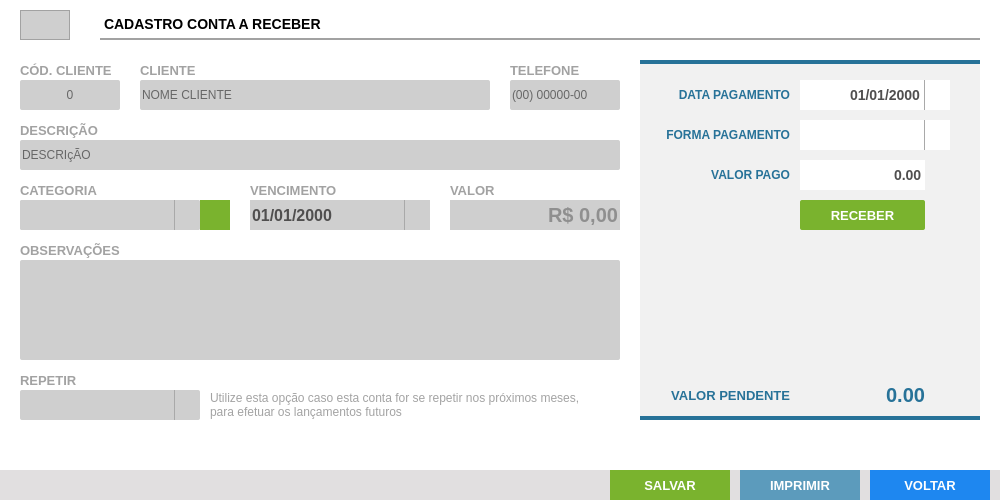
<?xml version="1.0" encoding="UTF-8"?>
<ui version="4.0">
 <class>ct_FormReceber</class>
 <widget class="QFrame" name="ct_FormReceber">
  <property name="geometry">
   <rect>
    <x>0</x>
    <y>0</y>
    <width>1000</width>
    <height>500</height>
   </rect>
  </property>
  <property name="windowTitle">
   <string>Frame</string>
  </property>
  <widget class="QFrame" name="fr_FormReceber">
   <property name="geometry">
    <rect>
     <x>0</x>
     <y>0</y>
     <width>1000</width>
     <height>500</height>
    </rect>
   </property>
   <property name="styleSheet">
    <string notr="true">background: #FFF;
border: none</string>
   </property>
   <property name="frameShape">
    <enum>QFrame::StyledPanel</enum>
   </property>
   <property name="frameShadow">
    <enum>QFrame::Raised</enum>
   </property>
   <widget class="QLabel" name="lb_FormProdutos">
    <property name="geometry">
     <rect>
      <x>100</x>
      <y>10</y>
      <width>880</width>
      <height>30</height>
     </rect>
    </property>
    <property name="styleSheet">
     <string notr="true">QLabel{
font-size: 14px;
font-family: &quot;Arial&quot;;
font-weight: bold;

border-bottom: 2px solid #A2A2A2
}</string>
    </property>
    <property name="text">
     <string>CADASTRO CONTA A RECEBER</string>
    </property>
   </widget>
   <widget class="QLineEdit" name="tx_Cod">
    <property name="enabled">
     <bool>false</bool>
    </property>
    <property name="geometry">
     <rect>
      <x>20</x>
      <y>10</y>
      <width>50</width>
      <height>30</height>
     </rect>
    </property>
    <property name="styleSheet">
     <string notr="true">QLineEdit{
background: #CFCFCF;
border: 1px solid #A2A2A2;
color: #000;
font-size: 14px;
font-family: &quot;Arial&quot;;
font-weight: bold;

}</string>
    </property>
    <property name="text">
     <string/>
    </property>
    <property name="alignment">
     <set>Qt::AlignCenter</set>
    </property>
   </widget>
   <widget class="QLabel" name="lb_FormCompra_5">
    <property name="geometry">
     <rect>
      <x>510</x>
      <y>60</y>
      <width>110</width>
      <height>20</height>
     </rect>
    </property>
    <property name="styleSheet">
     <string notr="true">QLabel{
font-size: 13px;
font-family: &quot;Arial&quot;;
font-weight: bold;
color: #A2A2A2;
}</string>
    </property>
    <property name="text">
     <string>TELEFONE</string>
    </property>
   </widget>
   <widget class="QLineEdit" name="tx_Id">
    <property name="geometry">
     <rect>
      <x>20</x>
      <y>80</y>
      <width>100</width>
      <height>30</height>
     </rect>
    </property>
    <property name="focusPolicy">
     <enum>Qt::WheelFocus</enum>
    </property>
    <property name="styleSheet">
     <string notr="true">QLineEdit{
background: #CFCFCF;
border-radius: 2px;
color: #000;
font: 13px &quot;Arial&quot; ;
text-transform: uppercase;
}
QLineEdit:Focus {
border: 1px solid red;
}</string>
    </property>
    <property name="alignment">
     <set>Qt::AlignCenter</set>
    </property>
    <property name="placeholderText">
     <string>0</string>
    </property>
   </widget>
   <widget class="QLabel" name="lb_FormCompra_2">
    <property name="geometry">
     <rect>
      <x>140</x>
      <y>60</y>
      <width>120</width>
      <height>20</height>
     </rect>
    </property>
    <property name="styleSheet">
     <string notr="true">QLabel{
font-size: 13px;
font-family: &quot;Arial&quot;;
font-weight: bold;
color: #A2A2A2;
}</string>
    </property>
    <property name="text">
     <string>CLIENTE</string>
    </property>
   </widget>
   <widget class="QLineEdit" name="tx_NomeFantasia">
    <property name="geometry">
     <rect>
      <x>140</x>
      <y>80</y>
      <width>350</width>
      <height>30</height>
     </rect>
    </property>
    <property name="focusPolicy">
     <enum>Qt::WheelFocus</enum>
    </property>
    <property name="styleSheet">
     <string notr="true">QLineEdit{
background: #CFCFCF;
border-radius: 2px;
color: #000;
font: 13px &quot;Arial&quot; ;
text-transform: uppercase;
}
QLineEdit:Focus {
border: 1px solid red;
}</string>
    </property>
    <property name="placeholderText">
     <string>NOME CLIENTE</string>
    </property>
   </widget>
   <widget class="QLabel" name="lb_FormCompra_3">
    <property name="geometry">
     <rect>
      <x>20</x>
      <y>60</y>
      <width>100</width>
      <height>20</height>
     </rect>
    </property>
    <property name="styleSheet">
     <string notr="true">QLabel{
font-size: 13px;
font-family: &quot;Arial&quot;;
font-weight: bold;
color: #A2A2A2;
}</string>
    </property>
    <property name="text">
     <string>CÓD. CLIENTE</string>
    </property>
   </widget>
   <widget class="QLineEdit" name="tx_Telefone">
    <property name="geometry">
     <rect>
      <x>510</x>
      <y>80</y>
      <width>110</width>
      <height>30</height>
     </rect>
    </property>
    <property name="focusPolicy">
     <enum>Qt::WheelFocus</enum>
    </property>
    <property name="styleSheet">
     <string notr="true">QLineEdit{
background: #CFCFCF;
border-radius: 2px;
color: #000;
font: 13px &quot;Arial&quot; ;
text-transform: uppercase;
}
QLineEdit:Focus {
border: 1px solid red;
}</string>
    </property>
    <property name="readOnly">
     <bool>true</bool>
    </property>
    <property name="placeholderText">
     <string>(00) 00000-00</string>
    </property>
   </widget>
   <widget class="QLineEdit" name="tx_descricao">
    <property name="geometry">
     <rect>
      <x>20</x>
      <y>140</y>
      <width>600</width>
      <height>30</height>
     </rect>
    </property>
    <property name="mouseTracking">
     <bool>true</bool>
    </property>
    <property name="focusPolicy">
     <enum>Qt::WheelFocus</enum>
    </property>
    <property name="styleSheet">
     <string notr="true">QLineEdit{
background: #CFCFCF;
border-radius: 2px;
color: #000;
font: 13px &quot;Arial&quot; ;
text-transform: uppercase;
}
QLineEdit:Focus {
border: 1px solid red;
}</string>
    </property>
    <property name="text">
     <string/>
    </property>
    <property name="frame">
     <bool>false</bool>
    </property>
    <property name="cursorPosition">
     <number>0</number>
    </property>
    <property name="alignment">
     <set>Qt::AlignLeading|Qt::AlignLeft|Qt::AlignVCenter</set>
    </property>
    <property name="readOnly">
     <bool>false</bool>
    </property>
    <property name="placeholderText">
     <string>DESCRIçÃO </string>
    </property>
   </widget>
   <widget class="QLabel" name="lb_FormCompra_4">
    <property name="geometry">
     <rect>
      <x>20</x>
      <y>120</y>
      <width>120</width>
      <height>20</height>
     </rect>
    </property>
    <property name="styleSheet">
     <string notr="true">QLabel{
font-size: 13px;
font-family: &quot;Arial&quot;;
font-weight: bold;
color: #A2A2A2;
}</string>
    </property>
    <property name="text">
     <string>DESCRIÇÃO</string>
    </property>
   </widget>
   <widget class="QLabel" name="lb_FormCompra_6">
    <property name="geometry">
     <rect>
      <x>20</x>
      <y>180</y>
      <width>120</width>
      <height>20</height>
     </rect>
    </property>
    <property name="styleSheet">
     <string notr="true">QLabel{
font-size: 13px;
font-family: &quot;Arial&quot;;
font-weight: bold;
color: #A2A2A2;
}</string>
    </property>
    <property name="text">
     <string>CATEGORIA</string>
    </property>
   </widget>
   <widget class="QComboBox" name="cb_categoria">
    <property name="geometry">
     <rect>
      <x>20</x>
      <y>200</y>
      <width>180</width>
      <height>30</height>
     </rect>
    </property>
    <property name="styleSheet">
     <string notr="true">QComboBox{
background: #CFCFCF;
border-radius: 2px;
color: #000;
font: 13px &quot;Arial&quot; ;
text-transform: uppercase;
}
QComboBox:Focus {
border: 1px solid red;
}
 QComboBox::drop-down {
     subcontrol-origin: padding;
     subcontrol-position: top right;
     width: 25px;
     border-left-width: 1px;
     border-left-color: darkgray;
     border-left-style: solid; /* just a single line */
     border-top-right-radius: 3px; /* same radius as the QComboBox */
     border-bottom-right-radius: 3px;
 }
QComboBox::down-arrow {
     image: url(Images/down.png);
 }
</string>
    </property>
   </widget>
   <widget class="QPushButton" name="bt_AddCategoriaProduto">
    <property name="geometry">
     <rect>
      <x>200</x>
      <y>200</y>
      <width>30</width>
      <height>30</height>
     </rect>
    </property>
    <property name="font">
     <font>
      <family>Arial</family>
      <pointsize>16</pointsize>
      <weight>75</weight>
      <bold>true</bold>
     </font>
    </property>
    <property name="styleSheet">
     <string notr="true">QPushButton{
background: #7AB32E;
color: #FFF
}
QPushButton:hover{
background-color: #40a286
}</string>
    </property>
    <property name="text">
     <string/>
    </property>
   </widget>
   <widget class="QPushButton" name="bt_CancelAddCatergoria">
    <property name="geometry">
     <rect>
      <x>200</x>
      <y>200</y>
      <width>30</width>
      <height>30</height>
     </rect>
    </property>
    <property name="font">
     <font>
      <family>Arial</family>
      <pointsize>16</pointsize>
      <weight>75</weight>
      <bold>true</bold>
     </font>
    </property>
    <property name="toolTip">
     <string>&lt;html&gt;&lt;head/&gt;&lt;body&gt;&lt;p&gt;Cancelar&lt;/p&gt;&lt;/body&gt;&lt;/html&gt;</string>
    </property>
    <property name="styleSheet">
     <string notr="true">QPushButton{
background: #7AB32E;
color: #FFF
}
QPushButton:hover{
background-color: #40a286
}</string>
    </property>
    <property name="text">
     <string/>
    </property>
   </widget>
   <widget class="QDateEdit" name="dt_Vencimento">
    <property name="geometry">
     <rect>
      <x>250</x>
      <y>200</y>
      <width>180</width>
      <height>30</height>
     </rect>
    </property>
    <property name="styleSheet">
     <string notr="true">QDateEdit {
background: #CFCFCF;
border: none;
font-family: &quot;Arial&quot;;
font-size: 16px;
font-weight: bold;
color: rgb(80,79,79)
}
 QDateEdit::drop-down {
     subcontrol-origin: padding;
     subcontrol-position: top right;
     width: 25px;
     border-left-width: 1px;
     border-left-color: darkgray;
     border-left-style: solid; /* just a single line */
     border-top-right-radius: 3px; /* same radius as the QComboBox */
     border-bottom-right-radius: 3px;
 }
QDateEdit::down-arrow {
     image: url(Images/down.png);
 }

QCalendarWidget QAbstractItemView:enabled 
  {
border: none;
  	font-size:13px;  
  	color: #000;  
  	background-color: #F1F1F1;  
  	selection-background-color: rgb(64, 64, 64); 
  	selection-color: rgb(0, 255, 0); 
  }
QCalendarWidget QToolButton {
	border: none;
  	color: #000
  }

 QCalendarWidget QMenu {
  	width: 150px;
  	left: 20px;
  	color: white;
  	font-size: 18px;
  	background-color: rgb(100, 100, 100);
  }
QCalendarWidget QWidget#qt_calendar_navigationbar
{ 
border: none;
}</string>
    </property>
    <property name="displayFormat">
     <string>dd/MM/yyyy</string>
    </property>
    <property name="calendarPopup">
     <bool>true</bool>
    </property>
   </widget>
   <widget class="QLabel" name="lb_FormCompra_7">
    <property name="geometry">
     <rect>
      <x>250</x>
      <y>180</y>
      <width>150</width>
      <height>20</height>
     </rect>
    </property>
    <property name="styleSheet">
     <string notr="true">QLabel{
font-size: 13px;
font-family: &quot;Arial&quot;;
font-weight: bold;
color: #A2A2A2;
}</string>
    </property>
    <property name="text">
     <string>VENCIMENTO</string>
    </property>
   </widget>
   <widget class="QTextEdit" name="tx_Obs">
    <property name="geometry">
     <rect>
      <x>20</x>
      <y>260</y>
      <width>600</width>
      <height>100</height>
     </rect>
    </property>
    <property name="styleSheet">
     <string notr="true">QTextEdit{
background: #CFCFCF;
border-radius: 2px;
color: #000;
font: 13px &quot;Arial&quot; ;
text-transform: uppercase;
}
QTextEdit:Focus {
border: 1px solid red;
}</string>
    </property>
   </widget>
   <widget class="QLabel" name="lb_FormCompra_8">
    <property name="geometry">
     <rect>
      <x>20</x>
      <y>240</y>
      <width>120</width>
      <height>20</height>
     </rect>
    </property>
    <property name="styleSheet">
     <string notr="true">QLabel{
font-size: 13px;
font-family: &quot;Arial&quot;;
font-weight: bold;
color: #A2A2A2;
}</string>
    </property>
    <property name="text">
     <string>OBSERVAÇÕES</string>
    </property>
   </widget>
   <widget class="QFrame" name="fr_financeiroCompra">
    <property name="geometry">
     <rect>
      <x>640</x>
      <y>60</y>
      <width>340</width>
      <height>360</height>
     </rect>
    </property>
    <property name="styleSheet">
     <string notr="true">background: #F1F1F1;
border-top: 4px solid #277298;
border-bottom: 4px solid #277298;</string>
    </property>
    <property name="frameShape">
     <enum>QFrame::StyledPanel</enum>
    </property>
    <property name="frameShadow">
     <enum>QFrame::Raised</enum>
    </property>
    <widget class="QLabel" name="lb_FormVenda_14">
     <property name="geometry">
      <rect>
       <x>20</x>
       <y>20</y>
       <width>130</width>
       <height>30</height>
      </rect>
     </property>
     <property name="styleSheet">
      <string notr="true">QLabel{
font-size: 12px;
font-family: &quot;Arial&quot;;
font-weight: bold;
color: #277298;
border: none
}</string>
     </property>
     <property name="text">
      <string>DATA PAGAMENTO</string>
     </property>
     <property name="alignment">
      <set>Qt::AlignRight|Qt::AlignTrailing|Qt::AlignVCenter</set>
     </property>
    </widget>
    <widget class="QDateEdit" name="dt_dataPagamento">
     <property name="geometry">
      <rect>
       <x>160</x>
       <y>20</y>
       <width>150</width>
       <height>30</height>
      </rect>
     </property>
     <property name="styleSheet">
      <string notr="true">QDateEdit {
background: #FFF;
border: none;
font-family: &quot;Arial&quot;;
font-size: 14px;
font-weight: bold;
color: rgb(80,79,79)
}
 QDateEdit::drop-down {
     subcontrol-origin: padding;
     subcontrol-position: top right;
     width: 25px;
     border-left-width: 1px;
     border-left-color: darkgray;
     border-left-style: solid; /* just a single line */
     border-top-right-radius: 3px; /* same radius as the QComboBox */
     border-bottom-right-radius: 3px;
 }
QDateEdit::down-arrow {
     image: url(Images/down.png);
 }

QCalendarWidget QAbstractItemView:enabled 
  {
border: none;
  	font-size:13px;  
  	color: #000;  
  	background-color: #F1F1F1;  
  	selection-background-color: rgb(64, 64, 64); 
  	selection-color: rgb(0, 255, 0); 
  }
QCalendarWidget QToolButton {
	border: none;
  	color: #000
  }

 QCalendarWidget QMenu {
  	width: 150px;
  	left: 20px;
  	color: white;
  	font-size: 18px;
  	background-color: rgb(100, 100, 100);
  }
QCalendarWidget QWidget#qt_calendar_navigationbar
{ 
border: none;
}</string>
     </property>
     <property name="alignment">
      <set>Qt::AlignRight|Qt::AlignTrailing|Qt::AlignVCenter</set>
     </property>
     <property name="displayFormat">
      <string>dd/MM/yyyy</string>
     </property>
     <property name="calendarPopup">
      <bool>true</bool>
     </property>
    </widget>
    <widget class="QLabel" name="lb_FormVenda_22">
     <property name="geometry">
      <rect>
       <x>20</x>
       <y>320</y>
       <width>130</width>
       <height>30</height>
      </rect>
     </property>
     <property name="styleSheet">
      <string notr="true">QLabel{
font-size: 13px;
font-family: &quot;Arial&quot;;
font-weight: bold;
color: #277298;
border: none
}</string>
     </property>
     <property name="text">
      <string>VALOR PENDENTE</string>
     </property>
     <property name="alignment">
      <set>Qt::AlignRight|Qt::AlignTrailing|Qt::AlignVCenter</set>
     </property>
    </widget>
    <widget class="QLabel" name="lb_ValorPendente">
     <property name="geometry">
      <rect>
       <x>160</x>
       <y>320</y>
       <width>125</width>
       <height>30</height>
      </rect>
     </property>
     <property name="styleSheet">
      <string notr="true">QLabel{
font-size: 20px;
font-family: &quot;Arial&quot;;
font-weight: bold;
color: #277298;
border: none
}</string>
     </property>
     <property name="text">
      <string>0.00</string>
     </property>
     <property name="alignment">
      <set>Qt::AlignRight|Qt::AlignTrailing|Qt::AlignVCenter</set>
     </property>
    </widget>
    <widget class="QLineEdit" name="tx_valorPago">
     <property name="geometry">
      <rect>
       <x>160</x>
       <y>100</y>
       <width>125</width>
       <height>30</height>
      </rect>
     </property>
     <property name="focusPolicy">
      <enum>Qt::WheelFocus</enum>
     </property>
     <property name="styleSheet">
      <string notr="true">QLineEdit{
background: #FFF;
border: none;
font-family: &quot;Arial&quot;;
font-size: 14px;
font-weight: bold;
color: rgb(80,79,79)
}
QLineEdit:Focus {
border: 1px solid red;
}</string>
     </property>
     <property name="text">
      <string>0.00</string>
     </property>
     <property name="alignment">
      <set>Qt::AlignRight|Qt::AlignTrailing|Qt::AlignVCenter</set>
     </property>
     <property name="placeholderText">
      <string>R$ 0.00</string>
     </property>
    </widget>
    <widget class="QLabel" name="lb_FormVenda_27">
     <property name="geometry">
      <rect>
       <x>20</x>
       <y>60</y>
       <width>130</width>
       <height>30</height>
      </rect>
     </property>
     <property name="styleSheet">
      <string notr="true">QLabel{
font-size: 12px;
font-family: &quot;Arial&quot;;
font-weight: bold;
color: #277298;
border: none
}</string>
     </property>
     <property name="text">
      <string>FORMA PAGAMENTO</string>
     </property>
     <property name="alignment">
      <set>Qt::AlignRight|Qt::AlignTrailing|Qt::AlignVCenter</set>
     </property>
    </widget>
    <widget class="QComboBox" name="cb_formaPagamento">
     <property name="geometry">
      <rect>
       <x>160</x>
       <y>60</y>
       <width>150</width>
       <height>30</height>
      </rect>
     </property>
     <property name="styleSheet">
      <string notr="true">QComboBox{
background: #FFF;
border: none;
font-family: &quot;Arial&quot;;
font-size: 14px;
font-weight: bold;
color: rgb(80,79,79)

}
QCombobox:on {
color: #000;
font: 10px &quot;Arial&quot; ;
text-transform: uppercase;
font-weight: bold;
}
QComboBox:Focus {
border: 1px solid red;
}
 QComboBox::drop-down {
     subcontrol-origin: padding;
     subcontrol-position: top right;
     width: 25px;

     border-left-width: 1px;
     border-left-color: darkgray;
     border-left-style: solid; /* just a single line */
     border-top-right-radius: 3px; /* same radius as the QComboBox */
     border-bottom-right-radius: 3px;

 }
QComboBox::down-arrow {
     image: url(down.png);
 }
QComboBox QAbstractItemView {
    border: 1px solid darkgray;
    selection-background-color: #40a286;
color: #000;
font: 10px &quot;Arial&quot; ;
text-transform: uppercase;
font-weight: bold;
}
</string>
     </property>
    </widget>
    <widget class="QLabel" name="lb_FormVenda_28">
     <property name="geometry">
      <rect>
       <x>20</x>
       <y>100</y>
       <width>130</width>
       <height>30</height>
      </rect>
     </property>
     <property name="styleSheet">
      <string notr="true">QLabel{
font-size: 12px;
font-family: &quot;Arial&quot;;
font-weight: bold;
color: #277298;
border: none
}</string>
     </property>
     <property name="text">
      <string>VALOR PAGO</string>
     </property>
     <property name="alignment">
      <set>Qt::AlignRight|Qt::AlignTrailing|Qt::AlignVCenter</set>
     </property>
    </widget>
    <widget class="QPushButton" name="bt_receber">
     <property name="enabled">
      <bool>true</bool>
     </property>
     <property name="geometry">
      <rect>
       <x>160</x>
       <y>140</y>
       <width>125</width>
       <height>30</height>
      </rect>
     </property>
     <property name="font">
      <font>
       <family>Tahoma</family>
       <pointsize>10</pointsize>
       <weight>75</weight>
       <bold>true</bold>
      </font>
     </property>
     <property name="cursor">
      <cursorShape>PointingHandCursor</cursorShape>
     </property>
     <property name="focusPolicy">
      <enum>Qt::NoFocus</enum>
     </property>
     <property name="contextMenuPolicy">
      <enum>Qt::ActionsContextMenu</enum>
     </property>
     <property name="styleSheet">
      <string notr="true">QPushButton {
background-color: #7AB32E;
color: #FFF;
border: none;
border-radius: 2px
 }
QPushButton:hover{
background-color: #40a286
}</string>
     </property>
     <property name="text">
      <string>RECEBER</string>
     </property>
     <property name="iconSize">
      <size>
       <width>75</width>
       <height>35</height>
      </size>
     </property>
    </widget>
   </widget>
   <widget class="QLabel" name="lb_FormCompra_9">
    <property name="geometry">
     <rect>
      <x>450</x>
      <y>180</y>
      <width>100</width>
      <height>20</height>
     </rect>
    </property>
    <property name="styleSheet">
     <string notr="true">QLabel{
font-size: 13px;
font-family: &quot;Arial&quot;;
font-weight: bold;
color: #A2A2A2;
}</string>
    </property>
    <property name="text">
     <string>VALOR</string>
    </property>
   </widget>
   <widget class="QLineEdit" name="tx_valor">
    <property name="geometry">
     <rect>
      <x>450</x>
      <y>200</y>
      <width>170</width>
      <height>30</height>
     </rect>
    </property>
    <property name="focusPolicy">
     <enum>Qt::WheelFocus</enum>
    </property>
    <property name="styleSheet">
     <string notr="true">QLineEdit{
background: #CFCFCF;
border: none;
font-family: &quot;Arial&quot;;
font-size: 20px;
font-weight: bold;
color: rgb(80,79,79)
}
QLineEdit:Focus {
border: 1px solid red;
}</string>
    </property>
    <property name="alignment">
     <set>Qt::AlignRight|Qt::AlignTrailing|Qt::AlignVCenter</set>
    </property>
    <property name="placeholderText">
     <string>R$ 0,00</string>
    </property>
   </widget>
   <widget class="QComboBox" name="cb_repetir">
    <property name="geometry">
     <rect>
      <x>20</x>
      <y>390</y>
      <width>180</width>
      <height>30</height>
     </rect>
    </property>
    <property name="styleSheet">
     <string notr="true">QComboBox{
background: #CFCFCF;
border-radius: 2px;
color: #000;
font: 13px &quot;Arial&quot; ;
text-transform: uppercase;
}
QComboBox:Focus {
border: 1px solid red;
}
 QComboBox::drop-down {
     subcontrol-origin: padding;
     subcontrol-position: top right;
     width: 25px;
     border-left-width: 1px;
     border-left-color: darkgray;
     border-left-style: solid; /* just a single line */
     border-top-right-radius: 3px; /* same radius as the QComboBox */
     border-bottom-right-radius: 3px;
 }
QComboBox::down-arrow {
     image: url(Images/down.png);
 }
</string>
    </property>
   </widget>
   <widget class="QLabel" name="lb_Repetir">
    <property name="geometry">
     <rect>
      <x>20</x>
      <y>370</y>
      <width>110</width>
      <height>20</height>
     </rect>
    </property>
    <property name="styleSheet">
     <string notr="true">QLabel{
font-size: 13px;
font-family: &quot;Arial&quot;;
font-weight: bold;
color: #A2A2A2;
}</string>
    </property>
    <property name="text">
     <string>REPETIR</string>
    </property>
   </widget>
   <widget class="QFrame" name="fr_BotoesFormCompra">
    <property name="geometry">
     <rect>
      <x>0</x>
      <y>470</y>
      <width>1000</width>
      <height>30</height>
     </rect>
    </property>
    <property name="styleSheet">
     <string notr="true">background:#E1DFE0;
border: none;</string>
    </property>
    <widget class="QPushButton" name="bt_Voltar">
     <property name="geometry">
      <rect>
       <x>870</x>
       <y>0</y>
       <width>120</width>
       <height>30</height>
      </rect>
     </property>
     <property name="font">
      <font>
       <family>Tahoma</family>
       <pointsize>10</pointsize>
       <weight>75</weight>
       <bold>true</bold>
      </font>
     </property>
     <property name="cursor">
      <cursorShape>PointingHandCursor</cursorShape>
     </property>
     <property name="focusPolicy">
      <enum>Qt::NoFocus</enum>
     </property>
     <property name="contextMenuPolicy">
      <enum>Qt::ActionsContextMenu</enum>
     </property>
     <property name="styleSheet">
      <string notr="true">QPushButton {
background-color: #1E87F0;
color: #FFF
}
QPushButton:hover{
background-color: #40a286
}</string>
     </property>
     <property name="text">
      <string>VOLTAR</string>
     </property>
     <property name="iconSize">
      <size>
       <width>75</width>
       <height>35</height>
      </size>
     </property>
    </widget>
    <widget class="QPushButton" name="bt_Salvar">
     <property name="geometry">
      <rect>
       <x>610</x>
       <y>0</y>
       <width>120</width>
       <height>30</height>
      </rect>
     </property>
     <property name="font">
      <font>
       <family>Tahoma</family>
       <pointsize>10</pointsize>
       <weight>75</weight>
       <bold>true</bold>
      </font>
     </property>
     <property name="cursor">
      <cursorShape>PointingHandCursor</cursorShape>
     </property>
     <property name="focusPolicy">
      <enum>Qt::NoFocus</enum>
     </property>
     <property name="contextMenuPolicy">
      <enum>Qt::ActionsContextMenu</enum>
     </property>
     <property name="styleSheet">
      <string notr="true">QPushButton {
background-color: #7AB32E;
color: #FFF
 }
QPushButton:hover{
background-color: #40a286
}</string>
     </property>
     <property name="text">
      <string>SALVAR</string>
     </property>
     <property name="iconSize">
      <size>
       <width>75</width>
       <height>35</height>
      </size>
     </property>
    </widget>
    <widget class="QPushButton" name="bt_Imprimir">
     <property name="enabled">
      <bool>false</bool>
     </property>
     <property name="geometry">
      <rect>
       <x>740</x>
       <y>0</y>
       <width>120</width>
       <height>30</height>
      </rect>
     </property>
     <property name="font">
      <font>
       <family>Tahoma</family>
       <pointsize>10</pointsize>
       <weight>75</weight>
       <bold>true</bold>
      </font>
     </property>
     <property name="cursor">
      <cursorShape>PointingHandCursor</cursorShape>
     </property>
     <property name="focusPolicy">
      <enum>Qt::NoFocus</enum>
     </property>
     <property name="contextMenuPolicy">
      <enum>Qt::ActionsContextMenu</enum>
     </property>
     <property name="styleSheet">
      <string notr="true">QPushButton {
background-color: #5C9BBC;
color: #FFF
 }
QPushButton:hover{
background-color: #40a286
}</string>
     </property>
     <property name="text">
      <string>IMPRIMIR</string>
     </property>
     <property name="iconSize">
      <size>
       <width>75</width>
       <height>35</height>
      </size>
     </property>
    </widget>
   </widget>
   <widget class="QLabel" name="lb_obsRepetir">
    <property name="geometry">
     <rect>
      <x>210</x>
      <y>390</y>
      <width>410</width>
      <height>30</height>
     </rect>
    </property>
    <property name="styleSheet">
     <string notr="true">   QLabel 
{
font-family: &quot;Arial&quot;;
color: #a3a3a3;
 font-size: 12px;
text-align: center
   

}</string>
    </property>
    <property name="text">
     <string>Utilize esta opção caso esta conta for se repetir nos próximos meses,  
para efetuar os lançamentos futuros</string>
    </property>
    <property name="margin">
     <number>0</number>
    </property>
   </widget>
   <widget class="QLineEdit" name="tx_addCategoria">
    <property name="geometry">
     <rect>
      <x>20</x>
      <y>200</y>
      <width>180</width>
      <height>30</height>
     </rect>
    </property>
    <property name="styleSheet">
     <string notr="true">QLineEdit{
background: #CFCFCF;
border-radius: 2px;
color: #000;
font: 13px &quot;Arial&quot; ;
text-transform: uppercase;
}
QLineEdit:Focus {
border: 1px solid red;
}</string>
    </property>
   </widget>
   <zorder>tx_addCategoria</zorder>
   <zorder>bt_CancelAddCatergoria</zorder>
   <zorder>lb_FormProdutos</zorder>
   <zorder>tx_Cod</zorder>
   <zorder>lb_FormCompra_5</zorder>
   <zorder>tx_Id</zorder>
   <zorder>lb_FormCompra_2</zorder>
   <zorder>tx_NomeFantasia</zorder>
   <zorder>lb_FormCompra_3</zorder>
   <zorder>tx_Telefone</zorder>
   <zorder>tx_descricao</zorder>
   <zorder>lb_FormCompra_4</zorder>
   <zorder>lb_FormCompra_6</zorder>
   <zorder>cb_categoria</zorder>
   <zorder>bt_AddCategoriaProduto</zorder>
   <zorder>dt_Vencimento</zorder>
   <zorder>lb_FormCompra_7</zorder>
   <zorder>tx_Obs</zorder>
   <zorder>lb_FormCompra_8</zorder>
   <zorder>fr_financeiroCompra</zorder>
   <zorder>lb_FormCompra_9</zorder>
   <zorder>tx_valor</zorder>
   <zorder>cb_repetir</zorder>
   <zorder>lb_Repetir</zorder>
   <zorder>fr_BotoesFormCompra</zorder>
   <zorder>lb_obsRepetir</zorder>
  </widget>
 </widget>
 <resources/>
 <connections/>
</ui>
